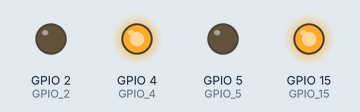
The sketch below on a simulated ESP32. Parts: output pins drawn as LEDs (lit = HIGH).

Above: at 0.06 s.
At 0.95 s:
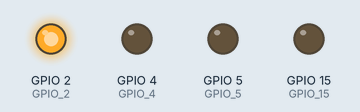
At 1.17 s:
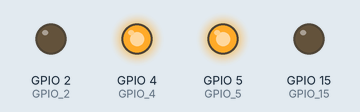
At 1.3 s:
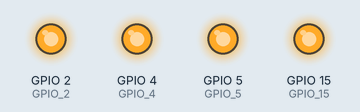
At 1.7 s:
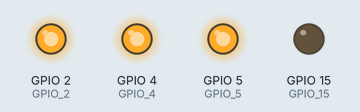
At 2.56 s:
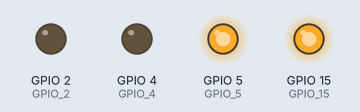
Timing chart, 0 to 3.0 s (numbered marks = the images above):
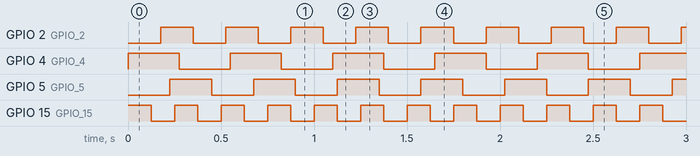

Measured:
- by itself, GPIO 2 (GPIO_2): alternates HIGH for 0.18 s and LOW for 0.18 s
- by itself, GPIO 4 (GPIO_4): alternates HIGH for 0.28 s and LOW for 0.28 s
- by itself, GPIO 5 (GPIO_5): alternates HIGH for 0.23 s and LOW for 0.23 s
- by itself, GPIO 15 (GPIO_15): alternates HIGH for 0.13 s and LOW for 0.13 s

The sketch:

blink_led.ino
```cpp
//use only 1 core for demo purposes

#if CONFIG_FREERTOS_UNICORE
static const BaseType_t app_cpu=0
#else
static const BaseType_t app_cpu=1;
#endif


//pins

static const int GPIO_15=15;
static const int GPIO_2=2;
static const int GPIO_4=4;
static const int GPIO_5=5;
static const int GPIO_18=18;


static const int rate15=125;
static const int rate2=175;
static const int rate5=225;
static const int rate4=275;


// our task:  blink an led
void toggleGPIO15(void *parameter)
{
  while(1)
  {
    digitalWrite(GPIO_15,HIGH);
    vTaskDelay(rate15/portTICK_PERIOD_MS);
    digitalWrite(GPIO_15,LOW);
    vTaskDelay(rate15/portTICK_PERIOD_MS);//portTICK_PERIOD_MS 1ms
    }
}
void toggleGPIO2(void *parameter)
{
  while(1)
  {
    digitalWrite(GPIO_2,LOW);
    vTaskDelay(rate2/portTICK_PERIOD_MS);
    digitalWrite(GPIO_2,HIGH);
    vTaskDelay(rate2/portTICK_PERIOD_MS);//portTICK_PERIOD_MS 1ms
    }
}
void toggleGPIO4(void *parameter)
{
  while(1)
  {
    digitalWrite(GPIO_4,HIGH);
    vTaskDelay(rate4/portTICK_PERIOD_MS);
    digitalWrite(GPIO_4,LOW);
    vTaskDelay(rate4/portTICK_PERIOD_MS);//portTICK_PERIOD_MS 1ms
    }
}
void toggleGPIO5(void *parameter)
{
  while(1)
  {
    digitalWrite(GPIO_5,LOW);
    vTaskDelay(rate5/portTICK_PERIOD_MS);
    digitalWrite(GPIO_5,HIGH);
    vTaskDelay(rate5/portTICK_PERIOD_MS);//portTICK_PERIOD_MS 1ms
    }
}
void setup() {
  // put your setup code here, to run once:
  pinMode(GPIO_15,OUTPUT);
  pinMode(GPIO_2,OUTPUT);
  pinMode(GPIO_4,OUTPUT);
  pinMode(GPIO_5,OUTPUT);
  //pinMode(GPIO_18,OUTPUT);

  //Task to run forever
  xTaskCreatePinnedToCore(
                  toggleGPIO15,//functon to be called
                  "Toggle Task_1",//name of task
                  1024,//stack size in bytes
                  NULL,//paramer to pass to funciton
                  1,//Task priority (0 lowest priority) 24
                  NULL, //task handle
                  app_cpu);//run on one core for demo purposes ESP32 only

  xTaskCreatePinnedToCore(
                  toggleGPIO2,//funciton to be called
                  "Toggle Task_2",//name of task
                  1024,//stack size in bytes
                  NULL,//paramer to pass to funciton
                  1,//Task priority (0 lowest priority) 24
                  NULL, //task handle
                  app_cpu);//run on one core for demo purposes ESP32 only

xTaskCreatePinnedToCore(
                toggleGPIO4,//functon to be called
                "Toggle Task_3",//name of task
                1024,//stack size in bytes
                NULL,//paramer to pass to funciton
                1,//Task priority (0 lowest priority) 24
                NULL, //task handle
                app_cpu);//run on one core for demo purposes ESP32 only

xTaskCreatePinnedToCore(
                toggleGPIO5,//funciton to be called
                "Toggle Task_4",//name of task
                1024,//stack size in bytes
                NULL,//paramer to pass to funciton
                1,//Task priority (0 lowest priority) 24
                NULL, //task handle
                app_cpu);//run on one core for demo purposes ESP32 only
}

void loop() {
  // put your main code here, to run repeatedly:
}
```
